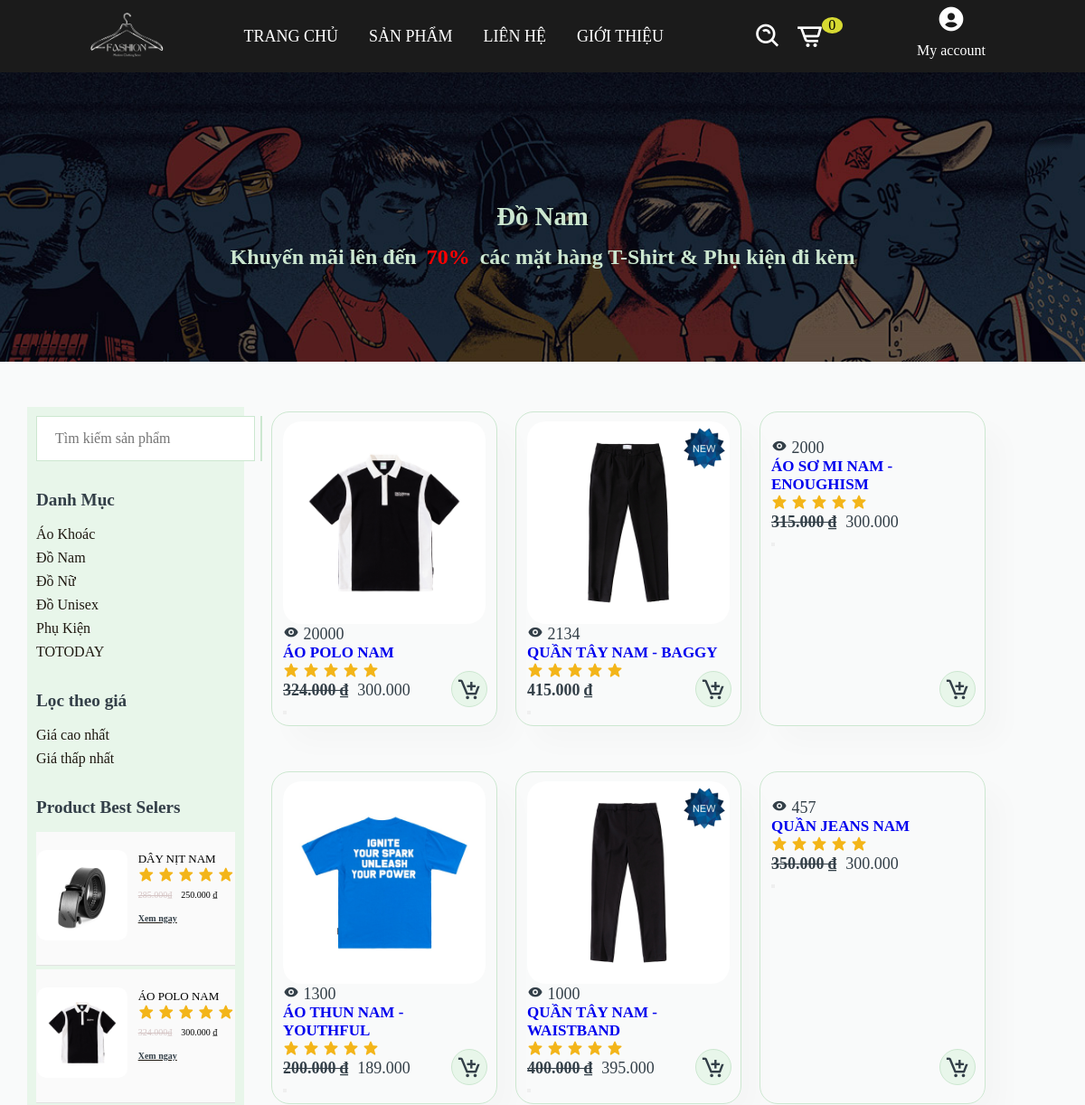
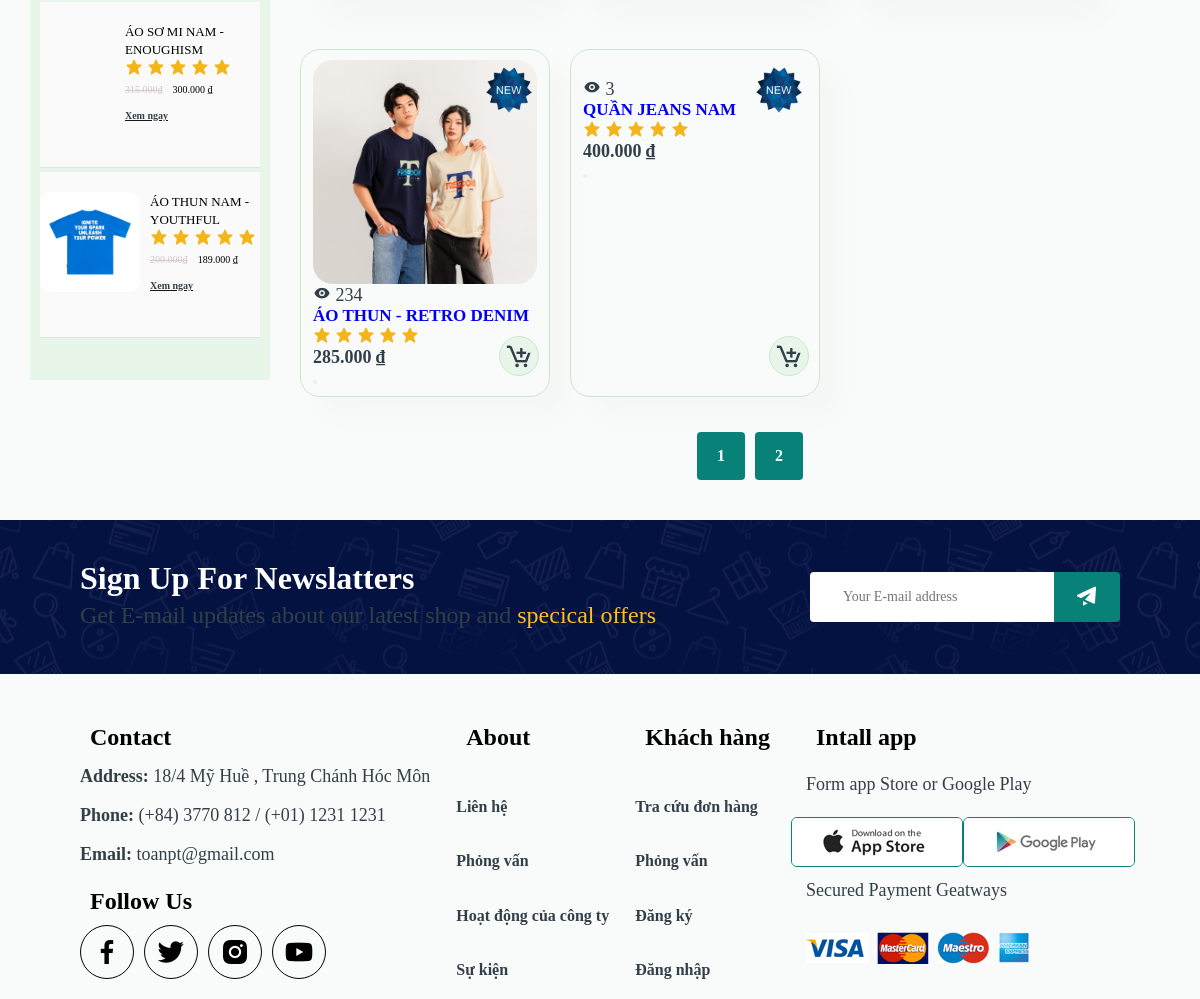
Screenshot of /index.php?page=sanpham&iddm=2 with the database file from the repository (2 pictures, top to bottom).
### tables this page shows
CREATE TABLE `danhmuc` (
  `id` int(6) NOT NULL,
  `tendm` varchar(50) NOT NULL,
  `noidung` varchar(100) NOT NULL,
  `hinhanh` varchar(200) NOT NULL,
  `parent` int(6) NOT NULL,
  `hienthi` int(6) NOT NULL DEFAULT 0
);

CREATE TABLE `sanpham` (
  `id` int(6) NOT NULL,
  `tensp` varchar(100) NOT NULL,
  `hinhanh` varchar(200) NOT NULL,
  `variant` longtext NOT NULL,
  `giasp` float NOT NULL,
  `khuyenmai` int(6) NOT NULL,
  `view` int(10) NOT NULL,
  `trangthai` int(6) NOT NULL DEFAULT 0 COMMENT ' 0= sản phẩm thường ;\r\n1=best seler;\r\n 2=new  ;\r\n',
  `mota` varchar(300) NOT NULL,
  `size` varchar(10) NOT NULL COMMENT 'S,M,XL,XXL',
  `mausac` varchar(6) NOT NULL DEFAULT '0',
  `iddm` int(6) NOT NULL
);

### dao/pdo.php (called while the page is built, shortened)
<?php
function pdo_get_connection(){
    $dburl = "mysql:host=localhost;dbname=daaa;charset=utf8";
    $username = 'root';
    $password = '';
    $conn = new PDO($dburl, $username, $password);
    $conn->setAttribute(PDO::ATTR_ERRMODE, PDO::ERRMODE_EXCEPTION);
    return $conn;
}
function pdo_query($sql){
    $sql_args = array_slice(func_get_args(), 1);
    try{
        $conn = pdo_get_connection();
        $stmt = $conn->prepare($sql);
        $stmt->execute($sql_args);
        $rows = $stmt->fetchAll();
        return $rows;
    }
    catch(PDOException $e){
        throw $e;
    }
    finally{
        unset($conn);
    }
}
function pdo_query_value($sql) {
    $sql_args = array_slice(func_get_args(), 1);
    try {
        $conn = pdo_get_connection();
        $stmt = $conn->prepare($sql);
        $stmt->execute($sql_args);
        $value = $stmt->fetchColumn();
        return $value !== false ? $value : null;
    } catch (PDOException $e) {
        throw $e;
    } finally {
        unset($conn);
    }
}

### dao/danhmuc.php (called while the page is built, shortened)
<?php
    function showdm($limi){
        $sql ="SELECT * FROM danhmuc WHERE hienthi=6 limit ".$limi;
        return pdo_query($sql);
    }
    function get_namedm($id){
        $sql = "SELECT tendm FROM danhmuc WHERE id=? ";
        return pdo_query_value($sql,$id);
    }
    function showparent(){
        $sql ="SELECT * FROM danhmuc WHERE hienthi=6 AND id<>6 ";
        return pdo_query($sql);
    }
    function dm_all($showdm){
        $html_dm="";
        foreach ($showdm as $dm) {
            extract($dm);
            $html_dm.= '
            <a href="index.php?page=sanpham&iddm='.$id.'">
            <div class="img">
                <div class="list-shop">
                    <div class="icon-shop">
                        <img src="layout/img/fixed/'.$hinhanh.' "  alt="">
                        <p>'.$tendm.'</p>
                    </div>
                    <div class="name-sp">
                        <p>'.$noidung.'</p>
                    </div>
                </div>
            </div>
            </a>
            ';
          }
          return $html_dm;
    }
?>

### dao/product.php (the view, shortened to what this page needs)
<?php
     function get_dssp($search,$iddm){
      $sql = "SELECT * FROM sanpham WHERE 1";
      if($iddm>0){
          $sql .=" AND iddm=".$iddm ;
      }
      $sql .= " ORDER BY view DESC limit 12";
      return pdo_query($sql);
    }
  function sp_dexuat($limi){
    $sql= "SELECT * FROM sanpham WHERE trangthai=3 ORDER BY id DESC limit ".$limi;
    return pdo_query($sql);
}
    function sp_new($limi){
        $sql= "SELECT * FROM sanpham WHERE trangthai=2 ORDER BY id DESC limit ".$limi;
        return pdo_query($sql);
    }
    function sp_bestseler($limi){
        $sql= "SELECT * FROM sanpham WHERE trangthai=1 AND view>1000 ORDER BY id DESC limit ".$limi;
        return pdo_query($sql);
    }
  function showsp($dssp){
    $html_dssp = "";
    foreach ($dssp as $sp) {
        extract($sp);
        $sell_vnd = number_format($khuyenmai , 0, ',', '.');
        $giagoc_vnd = number_format($giasp , 0, ',', '.');
        if($trangthai == 1){
            $best = '<img class="new" src="layout/img/product/iconbest.png" alt="">';
        } else if ($trangthai == 2 || $trangthai == 3) {
            $best = '<img class="new" src="layout/img/product/iconnew.png" alt="">';
        } else {
            $best = '';
        }
        if($khuyenmai > 0 && $giasp > 0){
            $sell = '<span>'.number_format($khuyenmai , 0, ',', '.').'</span>';
            $giagoc = '<h4 class="sell">'.$giagoc_vnd.' ₫</h4>';
        } else {
            $sell = "";
            $giagoc = '<h4>'.$giagoc_vnd.' ₫</h4>';
        }
        $html_dssp .= '
        <div class="pro">
            <a href="index.php?page=details&id='.$id.'">
                '.$best.'
                <img class="img" src="layout/img/product/'.$hinhanh.'" alt="">
                <div class="des">
                    <span><i class="bx bxs-show"></i> '.$view.'</span>
                    <h5>'.$tensp.'</h5>
                    <div class="star">
                        <i class="bx bxs-star"></i>
                        <i class="bx bxs-star"></i>
                        <i class="bx bxs-star"></i>
                        <i class="bx bxs-star"></i>
                        <i class="bx bxs-star"></i>
                    </div>
                    <span class="price">
                        '.$giagoc.'
                        '.$sell.'
                    </span>
                </div>
            </a>
            <form action="index.php?page=addcart" method="post"">
                <input type="hidden" name="id" value="'.$id.'">
                <input type="hidden" name="tensp" value="'.$tensp.'">
                <input type="hidden" name="hinhanh" value="'.$hinhanh.'">
                <input type="hidden" name="sell" value="'.$sell_vnd.'">
                <input type="hidden" name="giagoc" value="'.$giagoc_vnd.'">
                <input type="hidden" name="soluong" value="1">
                <button type="submit"  name="addcart">
                    <i class="bx bx-cart-add cart"></i>
                </button>
            </form>
        </div>';
    }
    return $html_dssp;
}
?>

### view/sanpham.php (shortened to what this page needs)
<?php
  $html_dm= "";
    foreach ( $showdm  as $dm) {
      extract($dm);
      $html_dm .= '
      <li><a href="index.php?page=sanpham&iddm='.$id.'">'.$tendm.'</a></li>';
    }
  if($titlepage!= "") $title = $titlepage;
  else
        $title="#Siêu ưu đãi";
  $html_spbest = "";
  foreach ( $dssp_bestseler as $sp) {
    extract($sp);
    $sell_vnd = number_format($khuyenmai , 0, ',', '.');
    $giagoc_vnd = number_format($giasp , 0, ',', '.');
    $html_spbest .= '
                    <li>
                <img src="layout/img/product/'.$hinhanh.'" alt="">
                  <div class="info-bestseler">
                    <span>'.$tensp.'</span>
                    <div class="star">
                      <i class="bx bxs-star" ></i>
                      <i class="bx bxs-star" ></i>
                      <i class="bx bxs-star" ></i>
                      <i class="bx bxs-star" ></i>
                      <i class="bx bxs-star" ></i>
                    </div>
                    <span class="price">
                      <p class="sell">'.$giagoc_vnd.'₫</p>
                       <p>'.$sell_vnd.' ₫</p>
                    </span>
                    <a href="index.php?page=details&id='.$id.'">
                      <h2>Xem ngay </h2>
                    </a>
                  </div>
              </li>
    ';
  }
  $html_dssp= showsp($dssp);
?>
<section class="banner-prd" id="banner">
      <div class="bannersell">
        <h1><?=$title?></h1>
        <h2>Khuyến mãi lên đến <span>70% </span>các mặt hàng T-Shirt & Phụ kiện đi kèm</h2>
      </div>
    </section>
    <section class="section-product-flex" id="product1">
      <div id="ast-filter-wrap">
        <div class="ast-filter-box">
          <form action="index.php?page=sanpham" method="post">
            <div class="search-feild">
                <input type="text" name="search" placeholder="Tìm kiếm sản phẩm">
                <button type="submit" name="sub">
                </button>
            </div>
          <div id="block9">
            <h2>Danh Mục</h2>
            <ul>
              <?=$html_dm?>
            </ul>
          </div>
          <div id="block9">
            <h2>Lọc theo giá</h2>
            <ul>
              <li><a href="#">Giá cao nhất</a></li>
              <li><a href="#">Giá thấp nhất</a></li>
            </ul>
          </div>
          <div id="block9">
            <h2>Product Best Selers</h2>
            <ul class="pro-bestseler">
              <?=$html_spbest?>
            </ul>
          </div>
        </div>
      </div>
      <div class="form-pro" id="product-flex">
        <div class="pro-container gap-pro">
          <?=$html_dssp?>
        </div>
        <div id="pagination">
           <a href="">1</a>
           <a href="">2</a>
        </div>
      </div>
    </section>

### rows the page displays
danhmuc: tendm "Đồ Nam"
danhmuc: tendm "Áo Khoác"
danhmuc: tendm "Đồ Nữ"
danhmuc: tendm "Đồ Unisex"
danhmuc: tendm "Phụ Kiện"
danhmuc: tendm "TOTODAY"
sanpham: hinhanh (picture), tensp "DÂY NỊT NAM", giasp "285.000", khuyenmai "250.000"
sanpham: hinhanh (picture), tensp "ÁO POLO NAM", giasp "324.000", khuyenmai "300.000", view "20000"
sanpham: tensp "ÁO SƠ MI NAM - ENOUGHISM", giasp "315.000", khuyenmai "300.000", view "2000"
sanpham: hinhanh (picture), tensp "ÁO THUN NAM - YOUTHFUL", giasp "200.000", khuyenmai "189.000", view "1300"
sanpham: shows a picture, view "2134", tensp "QUẦN TÂY NAM - BAGGY", giasp "415.000"
sanpham: hinhanh (picture), view "1000", tensp "QUẦN TÂY NAM - WAISTBAND", giasp "400.000", khuyenmai "395.000"
sanpham: view "457", tensp "QUẦN JEANS NAM", giasp "350.000", khuyenmai "300.000"
sanpham: hinhanh (picture), view "234", tensp "ÁO THUN - RETRO DENIM", giasp "285.000"
sanpham: view "3", tensp "QUẦN JEANS NAM", giasp "400.000"

### other values shown
$total_cart "0"
